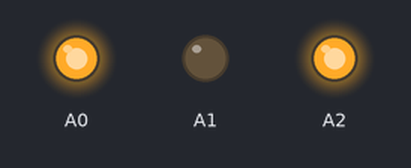
This sketch was run on a simulated Arduino Uno, built with avr-gcc and run on an emulated ATmega328P. Shown: output pins drawn as LEDs (lit = HIGH).

Above: at 0.1 s.
At 30.1 s:
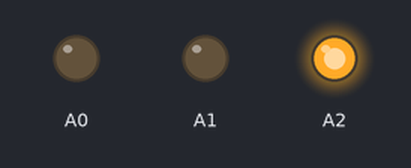
At 120.1 s:
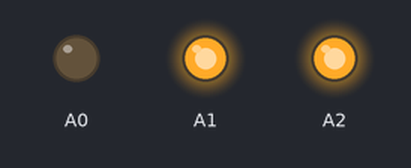
Timing chart, 0 to 121.6 s (numbered marks = the images above):
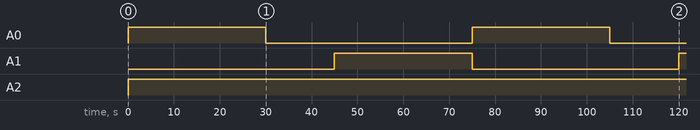

Measured:
- by itself, A0: alternates HIGH for 30.0 s and LOW for 45.0 s
- by itself, A1: LOW → HIGH at 45.0 s, → LOW 30.0 s later, → HIGH 45.0 s later
- by itself, A2: LOW → HIGH at 0.00 s

The sketch:

LAB.01.02.ino
```cpp
void setup() {
   Serial.begin(9600);

   pinMode(A0, OUTPUT);
   pinMode(A1, OUTPUT);
   pinMode(A2, OUTPUT);
}
void loop() {
  digitalWrite(A0, HIGH);
  digitalWrite(A1, LOW);
  digitalWrite(A2, HIGH);
    delay(30000);

  digitalWrite(A0, LOW);
  digitalWrite(A1, LOW);
  digitalWrite(A2, HIGH);
    delay(15000);

  digitalWrite(A0, LOW);
  digitalWrite(A1, HIGH);
  digitalWrite(A2, HIGH);
    delay(30000);

}
```
